Frame 1 (no input): blank canvas, image omitted
Frame 60 (no input): blank canvas, image omitted
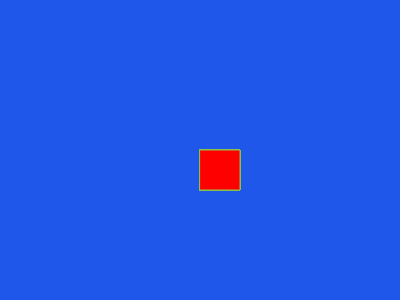
Frame 120 (the mouse pressed at the canvas centre since frame 60)

The p5.js sketch whose frames 1 and 60 were blank and that drew this single picture after the mouse press (run headless with seeded random() and noise() and a simulated clock; from frame 60 on, the mouse is pressed at the canvas centre):

// p5.js sketch
// ── sketch.js
function setup() {
  createCanvas(400, 300);
  background("#1E57E9");//função para pintar o fundo
}

function draw() {
  stroke("#8BC34A");//altera a cor da borda do desenho
  fill("red");//altera a cor do prenchimento do desenho

  
if(mouseIsPressed){
  rect(mouseX, mouseY, 40, 40);
}
}
